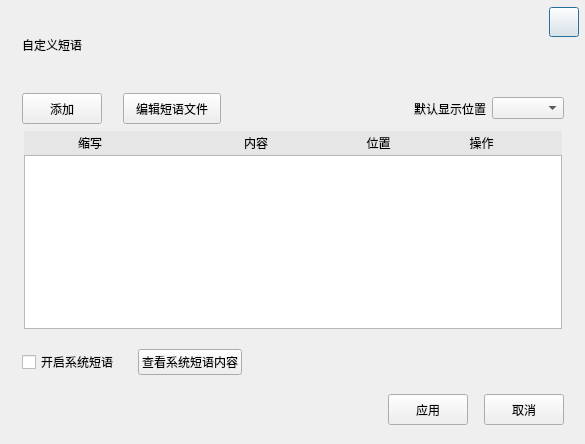
<?xml version="1.0" encoding="UTF-8"?>
<ui version="4.0">
 <class>ToViewPhraseDialog</class>
 <widget class="QDialog" name="ToViewPhraseDialog">
  <property name="geometry">
   <rect>
    <x>0</x>
    <y>0</y>
    <width>585</width>
    <height>444</height>
   </rect>
  </property>
  <property name="minimumSize">
   <size>
    <width>582</width>
    <height>0</height>
   </size>
  </property>
  <property name="maximumSize">
   <size>
    <width>16777215</width>
    <height>16777215</height>
   </size>
  </property>
  <property name="windowTitle">
   <string>Dialog</string>
  </property>
  <property name="styleSheet">
   <string notr="true"/>
  </property>
  <widget class="QWidget" name="layoutWidget">
   <property name="geometry">
    <rect>
     <x>2</x>
     <y>3</y>
     <width>582</width>
     <height>422</height>
    </rect>
   </property>
   <layout class="QVBoxLayout" name="verticalLayout_2">
    <item>
     <layout class="QHBoxLayout" name="horizontalLayout">
      <item>
       <spacer name="horizontalSpacer_2">
        <property name="orientation">
         <enum>Qt::Horizontal</enum>
        </property>
        <property name="sizeType">
         <enum>QSizePolicy::Fixed</enum>
        </property>
        <property name="sizeHint" stdset="0">
         <size>
          <width>20</width>
          <height>20</height>
         </size>
        </property>
       </spacer>
      </item>
      <item>
       <widget class="QLabel" name="title_label">
        <property name="sizePolicy">
         <sizepolicy hsizetype="Preferred" vsizetype="Fixed">
          <horstretch>0</horstretch>
          <verstretch>0</verstretch>
         </sizepolicy>
        </property>
        <property name="minimumSize">
         <size>
          <width>0</width>
          <height>40</height>
         </size>
        </property>
        <property name="maximumSize">
         <size>
          <width>16777215</width>
          <height>40</height>
         </size>
        </property>
        <property name="text">
         <string>自定义短语</string>
        </property>
       </widget>
      </item>
      <item>
       <spacer name="horizontalSpacer">
        <property name="orientation">
         <enum>Qt::Horizontal</enum>
        </property>
        <property name="sizeHint" stdset="0">
         <size>
          <width>40</width>
          <height>40</height>
         </size>
        </property>
       </spacer>
      </item>
      <item>
       <layout class="QVBoxLayout" name="verticalLayout">
        <property name="topMargin">
         <number>4</number>
        </property>
        <property name="rightMargin">
         <number>5</number>
        </property>
        <item>
         <widget class="QPushButton" name="close_push_button">
          <property name="sizePolicy">
           <sizepolicy hsizetype="Fixed" vsizetype="Fixed">
            <horstretch>0</horstretch>
            <verstretch>0</verstretch>
           </sizepolicy>
          </property>
          <property name="minimumSize">
           <size>
            <width>30</width>
            <height>30</height>
           </size>
          </property>
          <property name="maximumSize">
           <size>
            <width>30</width>
            <height>30</height>
           </size>
          </property>
          <property name="text">
           <string/>
          </property>
         </widget>
        </item>
        <item>
         <spacer name="verticalSpacer">
          <property name="orientation">
           <enum>Qt::Vertical</enum>
          </property>
          <property name="sizeHint" stdset="0">
           <size>
            <width>20</width>
            <height>17</height>
           </size>
          </property>
         </spacer>
        </item>
       </layout>
      </item>
     </layout>
    </item>
    <item>
     <layout class="QHBoxLayout" name="horizontalLayout_3">
      <item>
       <spacer name="horizontalSpacer_5">
        <property name="orientation">
         <enum>Qt::Horizontal</enum>
        </property>
        <property name="sizeType">
         <enum>QSizePolicy::Fixed</enum>
        </property>
        <property name="sizeHint" stdset="0">
         <size>
          <width>20</width>
          <height>20</height>
         </size>
        </property>
       </spacer>
      </item>
      <item>
       <widget class="QPushButton" name="add_push_button">
        <property name="minimumSize">
         <size>
          <width>80</width>
          <height>31</height>
         </size>
        </property>
        <property name="text">
         <string>添加</string>
        </property>
       </widget>
      </item>
      <item>
       <spacer name="horizontalSpacer_6">
        <property name="orientation">
         <enum>Qt::Horizontal</enum>
        </property>
        <property name="sizeType">
         <enum>QSizePolicy::Fixed</enum>
        </property>
        <property name="sizeHint" stdset="0">
         <size>
          <width>15</width>
          <height>20</height>
         </size>
        </property>
       </spacer>
      </item>
      <item>
       <widget class="QPushButton" name="edit_phrase_push_button">
        <property name="sizePolicy">
         <sizepolicy hsizetype="Fixed" vsizetype="Fixed">
          <horstretch>0</horstretch>
          <verstretch>0</verstretch>
         </sizepolicy>
        </property>
        <property name="minimumSize">
         <size>
          <width>98</width>
          <height>31</height>
         </size>
        </property>
        <property name="text">
         <string>编辑短语文件</string>
        </property>
       </widget>
      </item>
      <item>
       <spacer name="horizontalSpacer_7">
        <property name="orientation">
         <enum>Qt::Horizontal</enum>
        </property>
        <property name="sizeHint" stdset="0">
         <size>
          <width>13</width>
          <height>20</height>
         </size>
        </property>
       </spacer>
      </item>
      <item>
       <widget class="QLabel" name="label">
        <property name="styleSheet">
         <string notr="true"/>
        </property>
        <property name="text">
         <string>默认显示位置</string>
        </property>
       </widget>
      </item>
      <item>
       <widget class="QComboBox" name="comboBox"/>
      </item>
      <item>
       <spacer name="horizontalSpacer_13">
        <property name="orientation">
         <enum>Qt::Horizontal</enum>
        </property>
        <property name="sizeType">
         <enum>QSizePolicy::Fixed</enum>
        </property>
        <property name="sizeHint" stdset="0">
         <size>
          <width>20</width>
          <height>20</height>
         </size>
        </property>
       </spacer>
      </item>
     </layout>
    </item>
    <item>
     <layout class="QHBoxLayout" name="horizontalLayout_2">
      <item>
       <spacer name="horizontalSpacer_3">
        <property name="orientation">
         <enum>Qt::Horizontal</enum>
        </property>
        <property name="sizeHint" stdset="0">
         <size>
          <width>13</width>
          <height>20</height>
         </size>
        </property>
       </spacer>
      </item>
      <item>
       <widget class="QWidget" name="phrase_show_eara" native="true">
        <property name="enabled">
         <bool>true</bool>
        </property>
        <property name="sizePolicy">
         <sizepolicy hsizetype="Fixed" vsizetype="Fixed">
          <horstretch>0</horstretch>
          <verstretch>0</verstretch>
         </sizepolicy>
        </property>
        <property name="minimumSize">
         <size>
          <width>540</width>
          <height>200</height>
         </size>
        </property>
        <property name="maximumSize">
         <size>
          <width>540</width>
          <height>200</height>
         </size>
        </property>
        <widget class="QWidget" name="table_area_header_widget" native="true">
         <property name="geometry">
          <rect>
           <x>1</x>
           <y>1</y>
           <width>538</width>
           <height>24</height>
          </rect>
         </property>
         <property name="styleSheet">
          <string notr="true">border : 0px solid;
background-color : rgb(230, 230, 230)</string>
         </property>
         <widget class="QLabel" name="abbreva_label">
          <property name="geometry">
           <rect>
            <x>1</x>
            <y>0</y>
            <width>130</width>
            <height>23</height>
           </rect>
          </property>
          <property name="text">
           <string>缩写</string>
          </property>
          <property name="alignment">
           <set>Qt::AlignCenter</set>
          </property>
         </widget>
         <widget class="QLabel" name="content_label">
          <property name="geometry">
           <rect>
            <x>132</x>
            <y>0</y>
            <width>200</width>
            <height>24</height>
           </rect>
          </property>
          <property name="minimumSize">
           <size>
            <width>200</width>
            <height>0</height>
           </size>
          </property>
          <property name="maximumSize">
           <size>
            <width>200</width>
            <height>16777215</height>
           </size>
          </property>
          <property name="text">
           <string>内容</string>
          </property>
          <property name="alignment">
           <set>Qt::AlignCenter</set>
          </property>
         </widget>
         <widget class="QLabel" name="position_label">
          <property name="geometry">
           <rect>
            <x>332</x>
            <y>0</y>
            <width>45</width>
            <height>24</height>
           </rect>
          </property>
          <property name="text">
           <string>位置</string>
          </property>
          <property name="alignment">
           <set>Qt::AlignCenter</set>
          </property>
         </widget>
         <widget class="QLabel" name="option_label">
          <property name="geometry">
           <rect>
            <x>377</x>
            <y>0</y>
            <width>161</width>
            <height>24</height>
           </rect>
          </property>
          <property name="text">
           <string>操作</string>
          </property>
          <property name="alignment">
           <set>Qt::AlignCenter</set>
          </property>
         </widget>
        </widget>
        <widget class="QTableWidget" name="table_widget">
         <property name="geometry">
          <rect>
           <x>1</x>
           <y>25</y>
           <width>538</width>
           <height>174</height>
          </rect>
         </property>
         <property name="sizePolicy">
          <sizepolicy hsizetype="Fixed" vsizetype="Fixed">
           <horstretch>0</horstretch>
           <verstretch>0</verstretch>
          </sizepolicy>
         </property>
        </widget>
       </widget>
      </item>
      <item>
       <spacer name="horizontalSpacer_4">
        <property name="orientation">
         <enum>Qt::Horizontal</enum>
        </property>
        <property name="sizeHint" stdset="0">
         <size>
          <width>13</width>
          <height>20</height>
         </size>
        </property>
       </spacer>
      </item>
     </layout>
    </item>
    <item>
     <spacer name="verticalSpacer_5">
      <property name="orientation">
       <enum>Qt::Vertical</enum>
      </property>
      <property name="sizeType">
       <enum>QSizePolicy::Fixed</enum>
      </property>
      <property name="sizeHint" stdset="0">
       <size>
        <width>20</width>
        <height>13</height>
       </size>
      </property>
     </spacer>
    </item>
    <item>
     <layout class="QHBoxLayout" name="horizontalLayout_4">
      <item>
       <spacer name="horizontalSpacer_8">
        <property name="orientation">
         <enum>Qt::Horizontal</enum>
        </property>
        <property name="sizeType">
         <enum>QSizePolicy::Fixed</enum>
        </property>
        <property name="sizeHint" stdset="0">
         <size>
          <width>20</width>
          <height>20</height>
         </size>
        </property>
       </spacer>
      </item>
      <item>
       <widget class="QCheckBox" name="open_phrase_check_box">
        <property name="text">
         <string>开启系统短语</string>
        </property>
       </widget>
      </item>
      <item>
       <spacer name="horizontalSpacer_9">
        <property name="orientation">
         <enum>Qt::Horizontal</enum>
        </property>
        <property name="sizeType">
         <enum>QSizePolicy::Fixed</enum>
        </property>
        <property name="sizeHint" stdset="0">
         <size>
          <width>13</width>
          <height>20</height>
         </size>
        </property>
       </spacer>
      </item>
      <item>
       <widget class="QPushButton" name="to_view_sys_phrase_button">
        <property name="text">
         <string>查看系统短语内容</string>
        </property>
       </widget>
      </item>
      <item>
       <spacer name="horizontalSpacer_14">
        <property name="orientation">
         <enum>Qt::Horizontal</enum>
        </property>
        <property name="sizeHint" stdset="0">
         <size>
          <width>40</width>
          <height>20</height>
         </size>
        </property>
       </spacer>
      </item>
     </layout>
    </item>
    <item>
     <spacer name="verticalSpacer_6">
      <property name="orientation">
       <enum>Qt::Vertical</enum>
      </property>
      <property name="sizeType">
       <enum>QSizePolicy::Fixed</enum>
      </property>
      <property name="sizeHint" stdset="0">
       <size>
        <width>20</width>
        <height>13</height>
       </size>
      </property>
     </spacer>
    </item>
    <item>
     <layout class="QHBoxLayout" name="horizontalLayout_5">
      <item>
       <spacer name="horizontalSpacer_10">
        <property name="orientation">
         <enum>Qt::Horizontal</enum>
        </property>
        <property name="sizeHint" stdset="0">
         <size>
          <width>40</width>
          <height>20</height>
         </size>
        </property>
       </spacer>
      </item>
      <item>
       <widget class="QPushButton" name="apply_push_button">
        <property name="sizePolicy">
         <sizepolicy hsizetype="Fixed" vsizetype="Fixed">
          <horstretch>0</horstretch>
          <verstretch>0</verstretch>
         </sizepolicy>
        </property>
        <property name="minimumSize">
         <size>
          <width>80</width>
          <height>31</height>
         </size>
        </property>
        <property name="text">
         <string>应用</string>
        </property>
       </widget>
      </item>
      <item>
       <spacer name="horizontalSpacer_11">
        <property name="orientation">
         <enum>Qt::Horizontal</enum>
        </property>
        <property name="sizeType">
         <enum>QSizePolicy::Fixed</enum>
        </property>
        <property name="sizeHint" stdset="0">
         <size>
          <width>10</width>
          <height>20</height>
         </size>
        </property>
       </spacer>
      </item>
      <item>
       <widget class="QPushButton" name="cancel_push_button">
        <property name="sizePolicy">
         <sizepolicy hsizetype="Fixed" vsizetype="Fixed">
          <horstretch>0</horstretch>
          <verstretch>0</verstretch>
         </sizepolicy>
        </property>
        <property name="minimumSize">
         <size>
          <width>80</width>
          <height>31</height>
         </size>
        </property>
        <property name="text">
         <string>取消</string>
        </property>
       </widget>
      </item>
      <item>
       <spacer name="horizontalSpacer_12">
        <property name="orientation">
         <enum>Qt::Horizontal</enum>
        </property>
        <property name="sizeType">
         <enum>QSizePolicy::Fixed</enum>
        </property>
        <property name="sizeHint" stdset="0">
         <size>
          <width>20</width>
          <height>20</height>
         </size>
        </property>
       </spacer>
      </item>
     </layout>
    </item>
   </layout>
  </widget>
 </widget>
 <resources/>
 <connections/>
</ui>
